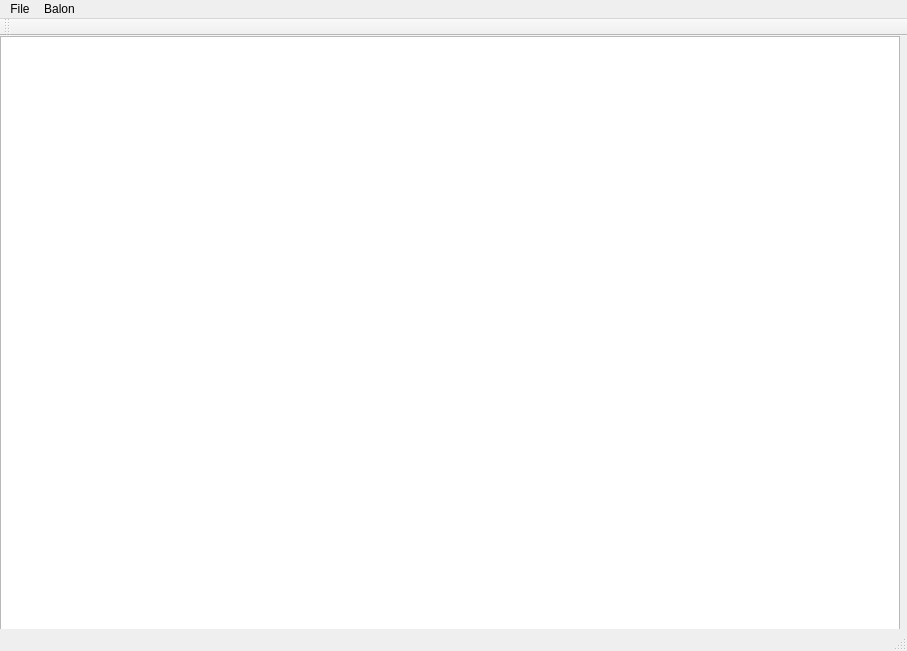
<?xml version="1.0" encoding="UTF-8"?>
<ui version="4.0">
 <class>QtGuiApplicationClass</class>
 <widget class="QMainWindow" name="QtGuiApplicationClass">
  <property name="geometry">
   <rect>
    <x>0</x>
    <y>0</y>
    <width>907</width>
    <height>651</height>
   </rect>
  </property>
  <property name="windowTitle">
   <string>QtGuiApplication</string>
  </property>
  <property name="styleSheet">
   <string notr="true"/>
  </property>
  <widget class="QWidget" name="centralWidget">
   <widget class="QGraphicsView" name="graphicsView">
    <property name="geometry">
     <rect>
      <x>0</x>
      <y>0</y>
      <width>900</width>
      <height>600</height>
     </rect>
    </property>
   </widget>
  </widget>
  <widget class="QMenuBar" name="menuBar">
   <property name="geometry">
    <rect>
     <x>0</x>
     <y>0</y>
     <width>907</width>
     <height>21</height>
    </rect>
   </property>
   <widget class="QMenu" name="menuFile">
    <property name="title">
     <string>File</string>
    </property>
    <addaction name="actionExit"/>
    <addaction name="separator"/>
    <addaction name="actionReiniciar"/>
    <addaction name="separator"/>
    <addaction name="actionGuardar_Partida"/>
    <addaction name="separator"/>
    <addaction name="actionCargar_Partida"/>
   </widget>
   <widget class="QMenu" name="menuBalon">
    <property name="title">
     <string>Balon</string>
    </property>
    <addaction name="actionDisparar"/>
   </widget>
   <addaction name="menuFile"/>
   <addaction name="menuBalon"/>
  </widget>
  <widget class="QToolBar" name="mainToolBar">
   <attribute name="toolBarArea">
    <enum>TopToolBarArea</enum>
   </attribute>
   <attribute name="toolBarBreak">
    <bool>false</bool>
   </attribute>
  </widget>
  <widget class="QStatusBar" name="statusBar"/>
  <action name="actionExit">
   <property name="text">
    <string>Menu Principal</string>
   </property>
  </action>
  <action name="actionDisparar">
   <property name="text">
    <string>Disparar</string>
   </property>
  </action>
  <action name="actionReiniciar">
   <property name="text">
    <string>Reiniciar</string>
   </property>
  </action>
  <action name="actionIniciar_Sesion">
   <property name="text">
    <string>Iniciar Sesion</string>
   </property>
  </action>
  <action name="actionguardar">
   <property name="text">
    <string>guardar</string>
   </property>
  </action>
  <action name="actionGuardar_Partida">
   <property name="text">
    <string>Guardar Partida</string>
   </property>
  </action>
  <action name="actionCargar_Partida">
   <property name="text">
    <string>Cargar Partida</string>
   </property>
  </action>
 </widget>
 <layoutdefault spacing="6" margin="11"/>
 <resources/>
 <connections/>
</ui>
